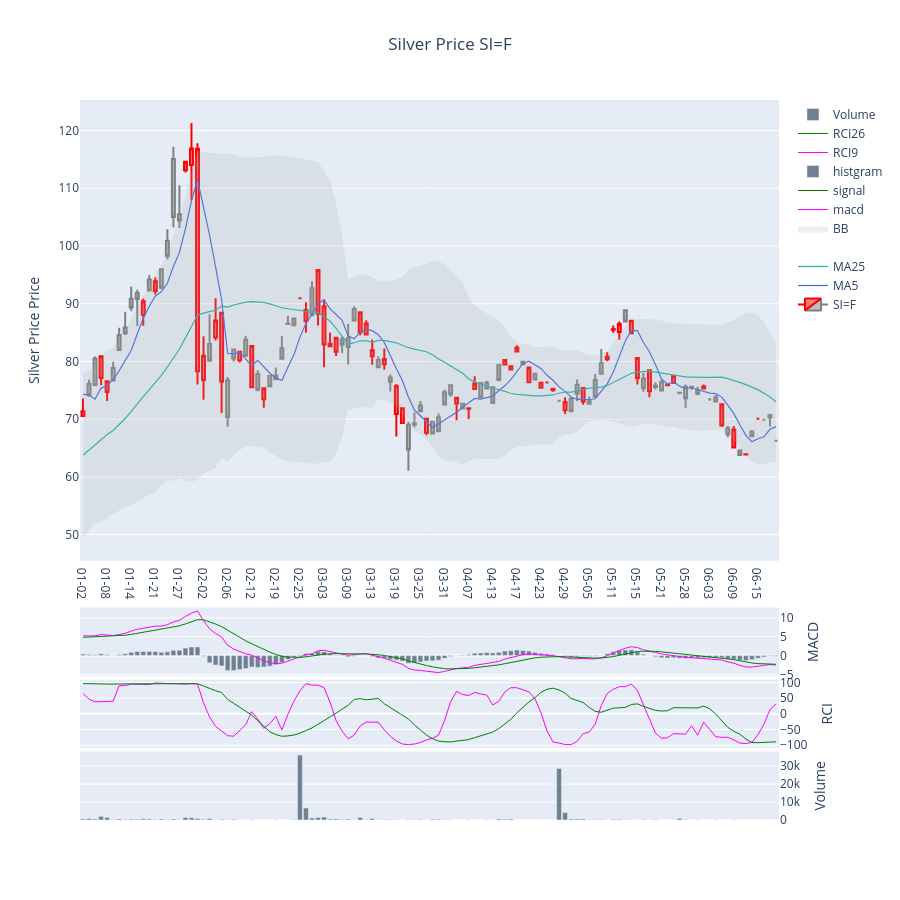

This figure's notebook cell:
### Code cell
name = "Silver Price"
start = dt.datetime(2026, 1, 1).strftime("%Y-%m-%d")
end = dt.datetime.now().strftime('%Y-%m-%d')
# グラフ領域の作成
fig = stock_prices_and_gold_prices(
    code=silver,
    name=name,
    start=start,
    end=end,
    df_stock=silver_df,
    df_sp=None,
    df_gold=None,
    df_silver=None
)
fig.show()
